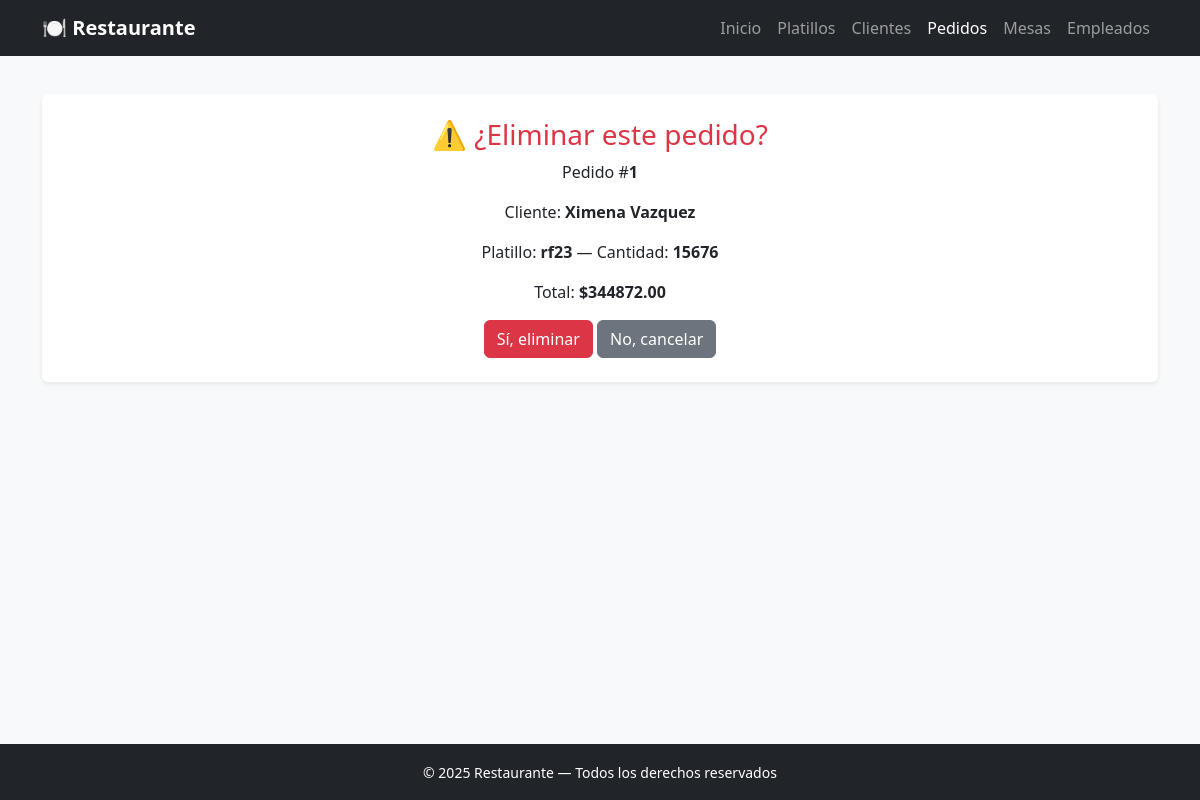
The page /pedido/borrar/1/ on the database its author committed.
### app_Restaurante/models.py (models this page shows, shortened)
class Pedido(models.Model):
    fechahora = models.DateTimeField(auto_now_add=True)
    estado = models.CharField(max_length=30, default='Pendiente')
    total = models.DecimalField(max_digits=10, decimal_places=2, default=0.00)
    notas = models.TextField(blank=True, null=True)
    cantidad = models.PositiveIntegerField(default=1)
    cliente = models.ForeignKey(Cliente, on_delete=models.CASCADE, related_name='pedidos')
    platillo = models.ForeignKey(Platillo, on_delete=models.PROTECT, related_name='pedidos')
    mesa = models.ForeignKey(Mesa, on_delete=models.PROTECT, related_name='pedidos')
    empleado = models.ForeignKey(Empleado, on_delete=models.PROTECT, related_name='pedidos')
    class Meta:
        ordering = ['-fechahora']

class Cliente(models.Model):
    nombre = models.CharField(max_length=100)
    apellido = models.CharField(max_length=100)
    email = models.EmailField(unique=True)
    telefono = models.CharField(max_length=20)
    direccion_casa = models.CharField(max_length=200)
    fecha_nacimiento = models.DateField(blank=True, null=True)
    alergias = models.TextField(blank=True, null=True)
    def __str__(self):
        return f"{self.nombre} {self.apellido}"

class Platillo(models.Model):
    nombre = models.CharField(max_length=100, unique=True)
    descripcion = models.TextField(blank=True, null=True)
    precio = models.DecimalField(max_digits=10, decimal_places=2)
    categoria = models.CharField(max_length=50)
    disponibilidad = models.BooleanField(default=True)
    ingredientes = models.TextField(blank=True, null=True)
    tiempo_preparacion = models.IntegerField(verbose_name="Tiempo de preparación (min)")

### app_Restaurante/views.py (the view)
# urls.py: path('pedido/borrar/<int:pedido_id>/', views.borrar_pedido, name='borrar_pedido'),
def borrar_pedido(request, pedido_id):
    pedido = get_object_or_404(Pedido, id=pedido_id)
    if request.method == 'POST':
        pedido.delete()
        return redirect('ver_pedidos')
    return render(request, 'pedido/borrar_pedido.html', {'pedido': pedido})

### app_Restaurante/templates/pedido/borrar_pedido.html (shortened to what this page needs)
{% extends 'base.html' %}
{% block content %}
<div class="card p-4 shadow-sm border-0 text-center">
  <h3 class="text-danger">⚠️ ¿Eliminar este pedido?</h3>
  <p>Pedido #<strong>{{ pedido.id }}</strong></p>
  <p>Cliente: <strong>{{ pedido.cliente }}</strong></p>
  <p>Platillo: <strong>{{ pedido.platillo.nombre }}</strong> — Cantidad: <strong>{{ pedido.cantidad }}</strong></p>
  <p>Total: <strong>${{ pedido.total }}</strong></p>
  <form method="POST">
    <button type="submit" class="btn btn-danger">Sí, eliminar</button>
    <a href="{% url 'ver_pedidos' %}" class="btn btn-secondary">No, cancelar</a>
  </form>
</div>
{% endblock %}

### app_Restaurante/templates/base.html (style rules this page uses)
html, body { height: 100%; }
body { display: flex; flex-direction: column; background-color: #f8f9fa; margin: 0; }

### rows shown on the page
Pedido: id "1", cliente "Ximena Vazquez", platillo.nombre "rf23", cantidad "15676", total "344872.00"
